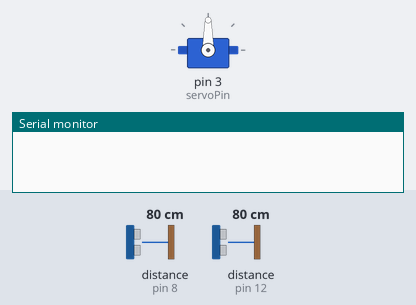
The sketch below on a simulated Arduino Uno, built with avr-gcc and run on an emulated ATmega328P. Parts: servo, the last lines printed to the serial monitor. Wiring (inferred from the names in the program): 2 × ultrasonic range finder: trigger pin 7, echo pin 8 / trigger pin 13, echo pin 12. The test bench sets the inputs (shaded band); at power-on: distance to the obstacle (sensors on pin 8, pin 12) 80 cm. The echo pulse lasts 58.3 µs per cm.

Above: at 1.2 s.
1.3 s: distance to the obstacle (sensor on pin 8) set to 65 cm
2.8 s: distance to the obstacle (sensor on pin 8) set to 56 cm
At 4.5 s:
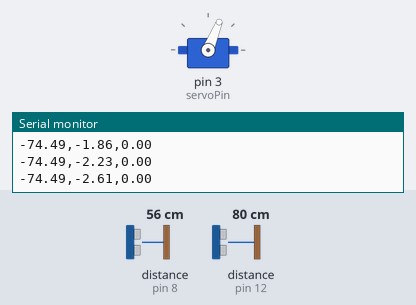
4.8 s: distance to the obstacle (sensor on pin 8) set to 9 cm
At 7.5 s:
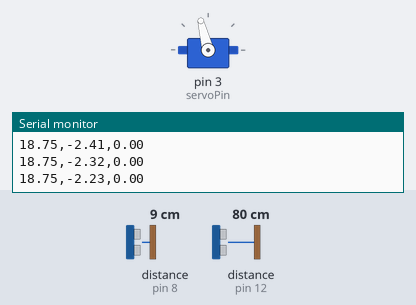
7.8 s: distance to the obstacle (sensor on pin 8) set to 35 cm
Timing chart, 0 to 10.8 s (numbered marks = the images above; inputs shaded):
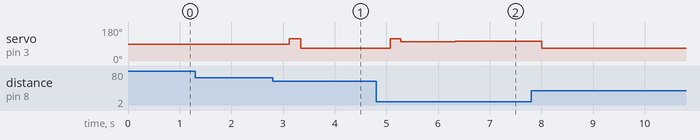

The sketch:

BalancePID.ino
```cpp
#include <Servo.h>
double lastTime=0;
double SampleTime=100;
double lastPos = 0, lastoutput=0;
double servoMax=30;
double servoMin=-20;
double integral=0, derivative=0;
Servo myServo;
//pin

const int servoPin = 3;                                               //Servo Pin
int left_echo_pin = 8;
int left_trigger_pin = 7;
int right_echo_pin = 12;
int right_trigger_pin = 13;
int horizontal = 88;


float Kp = 2.0;                                                    //Initial Proportional Gain
float Ki = 0.1*0.1;                                                      //Initial Integral Gain
float Kd = 1.5/0.1;                                                    //Intitial Derivative Gain
double setpointRight, setpointLeft, pos, output;
bool reverse;
bool over;

double TOTAL_LENGTH=60;
void setup(){
  Serial.begin(9600);
  myServo.attach(servoPin);


  pinMode(right_echo_pin, INPUT);
  pinMode(right_trigger_pin, OUTPUT);
  pinMode(left_echo_pin, INPUT);
  pinMode(left_trigger_pin, OUTPUT);

  lastPos = getDistance(left_trigger_pin, left_echo_pin);
  reverse=false;
  over = false;
  setpointLeft=18;
  setpointRight=18;
}
void loop()
{
  double error;
  pos = getDistance(left_trigger_pin, left_echo_pin);
  pos = readPosition();
  getDistance(left_trigger_pin, left_echo_pin); //used to delay loop
  if(reverse) {
    error=(-(setpointRight-pos));
    //Serial.println(derivative);
    //Serial.println("");
   }
  else  {
    error = setpointLeft-pos;
     //Serial.println(derivative);
     //Serial.println("");

   }
  if(abs(pos)<=TOTAL_LENGTH) {
    output=compute(pos);
    lastoutput=horizontal+pos;
    if(abs(error)< 2.0 && abs(derivative) < 0.2) { //Checks if ball is close to center and moving very slowly
      over = true;
    }
    if(over && abs(error) < 3) { //Checks to see if ball has rolled away from the center
      myServo.write(horizontal);
    }
    else myServo.write(output+horizontal);
  }
                                       //Writes value of Output to servo


}

double compute(double pos)
{
   unsigned long now = millis();
   unsigned long timeChange = (now - lastTime);
   if(timeChange>=SampleTime)
   {
      /*Compute all the working error variables*/
      double error;
      if(reverse)
          error = setpointRight - pos;
      else
          error = setpointLeft - pos;
      integral+= (Ki * error);
      if(integral > servoMax) integral= servoMax;
      else if(integral < servoMin) integral= servoMin;
      double dInput = (pos - lastPos);
      derivative = dInput;
      /*Compute PID Output*/
      Serial.print(Kp * error);
      Serial.print(",");
      Serial.print(integral);
      Serial.print(",");
      Serial.println(-Kd * dInput);
      double output = Kp * error + integral- Kd * dInput;
      if(output > servoMax) output = servoMax;
      else if(output < servoMin) output = servoMin;

      /*Remember some variables for next time*/
      lastPos = pos;
      lastTime = now;
      if(reverse) return -output;
      return output;
   }
   else return 0;
}


double getDistance(int trigger, int echo){
  double ping_microseconds = ping(trigger, echo);
  double distance = ping_to_cm(ping_microseconds);
  return distance;
}


double ping_to_cm(int ping_microseconds){
  double sound_cm_per_microsecond_at_sea_level = 0.034029;
  return ping_microseconds * sound_cm_per_microsecond_at_sea_level / 2;
}

int ping(int trigger, int echo){
  int ping_time = 0;
  // turn off trigger
  off(trigger);
  delayMicroseconds(2);
  // turn on the trigger and leave it on long enough for the
  // sonar sensor to notice
  on(trigger);
  delayMicroseconds(10);
  off(trigger);
  ping_time = pulseIn(echo, HIGH);
  if(ping_time <= 0){
    ping_time = 3000;
  }

  // sonar needs some time to recover before pinging again,
  // so make sure it gets enough sleep right here.  50 milliseconds
  delay(50);
  return ping_time;
}

double readPosition() {                                                    //Don't set too low or echos will run into eachother.
  double leftcm=getDistance(left_trigger_pin, left_echo_pin);
  double rightcm = getDistance(right_trigger_pin, right_echo_pin);
  if(isErroneous(rightcm)&&isErroneous(leftcm)) {
    // Serial.print("Both error flag: ");
    return TOTAL_LENGTH+1;
  }
  else if(isErroneous(rightcm)&&!isErroneous(leftcm)){
    //Serial.print("Right error flag: ");
    reverse=false;
    return leftcm;
  }
  else if(!isErroneous(rightcm)&&isErroneous(leftcm)){
    //Serial.print("Left error flag: ");
    reverse=true;
    return rightcm;
  }
  reverse=false;
  return leftcm;
    //Returns distance value.
}

boolean isErroneous(double number){
  return (abs(number)>TOTAL_LENGTH);
}

void on(int pin){
  digitalWrite(pin, HIGH);
}

void off(int pin){
  digitalWrite(pin, LOW);
}
```

Measured:
- the behaviour switches between 61 and 60 cm on distance to the obstacle (sensor on pin 8) (found by bisection; images 0 and 1)
- after the input at 1.3 s, every drawn part: stays the same
- after the input at 2.8 s, servo on pin 3 (servoPin): 90° → 118° after 0.32 s, → 68° 0.22 s later
- after the input at 4.8 s, servo on pin 3 (servoPin): 68° → 118° after 0.27 s, → 103° 0.21 s later, → 104° 1.0 s later
